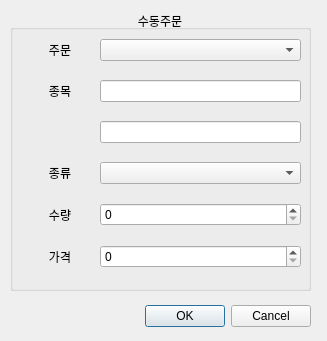
<?xml version="1.0" encoding="UTF-8"?>
<ui version="4.0">
 <class>Dialog</class>
 <widget class="QDialog" name="Dialog">
  <property name="windowModality">
   <enum>Qt::NonModal</enum>
  </property>
  <property name="geometry">
   <rect>
    <x>0</x>
    <y>0</y>
    <width>327</width>
    <height>341</height>
   </rect>
  </property>
  <property name="windowTitle">
   <string>Dialog</string>
  </property>
  <widget class="QDialogButtonBox" name="buttonBox">
   <property name="geometry">
    <rect>
     <x>10</x>
     <y>301</y>
     <width>301</width>
     <height>31</height>
    </rect>
   </property>
   <property name="orientation">
    <enum>Qt::Horizontal</enum>
   </property>
   <property name="standardButtons">
    <set>QDialogButtonBox::Cancel|QDialogButtonBox::Ok</set>
   </property>
  </widget>
  <widget class="QGroupBox" name="groupBox">
   <property name="geometry">
    <rect>
     <x>10</x>
     <y>10</y>
     <width>301</width>
     <height>281</height>
    </rect>
   </property>
   <property name="title">
    <string>수동주문</string>
   </property>
   <property name="alignment">
    <set>Qt::AlignCenter</set>
   </property>
   <widget class="QWidget" name="gridLayoutWidget">
    <property name="geometry">
     <rect>
      <x>0</x>
      <y>10</y>
      <width>301</width>
      <height>271</height>
     </rect>
    </property>
    <layout class="QGridLayout" name="gridLayout">
     <property name="sizeConstraint">
      <enum>QLayout::SetNoConstraint</enum>
     </property>
     <property name="leftMargin">
      <number>10</number>
     </property>
     <property name="rightMargin">
      <number>10</number>
     </property>
     <property name="spacing">
      <number>0</number>
     </property>
     <item row="0" column="0">
      <widget class="QLabel" name="label">
       <property name="minimumSize">
        <size>
         <width>80</width>
         <height>0</height>
        </size>
       </property>
       <property name="baseSize">
        <size>
         <width>0</width>
         <height>0</height>
        </size>
       </property>
       <property name="text">
        <string>주문</string>
       </property>
       <property name="alignment">
        <set>Qt::AlignCenter</set>
       </property>
      </widget>
     </item>
     <item row="0" column="1">
      <widget class="QComboBox" name="combo_order_type"/>
     </item>
     <item row="5" column="0">
      <widget class="QLabel" name="label_4">
       <property name="minimumSize">
        <size>
         <width>80</width>
         <height>0</height>
        </size>
       </property>
       <property name="baseSize">
        <size>
         <width>0</width>
         <height>0</height>
        </size>
       </property>
       <property name="text">
        <string>가격</string>
       </property>
       <property name="alignment">
        <set>Qt::AlignCenter</set>
       </property>
      </widget>
     </item>
     <item row="3" column="1">
      <widget class="QComboBox" name="combo_price_type"/>
     </item>
     <item row="4" column="0">
      <widget class="QLabel" name="label_3">
       <property name="minimumSize">
        <size>
         <width>80</width>
         <height>0</height>
        </size>
       </property>
       <property name="baseSize">
        <size>
         <width>0</width>
         <height>0</height>
        </size>
       </property>
       <property name="text">
        <string>수량</string>
       </property>
       <property name="alignment">
        <set>Qt::AlignCenter</set>
       </property>
      </widget>
     </item>
     <item row="1" column="1">
      <widget class="QLineEdit" name="edit_name">
       <property name="readOnly">
        <bool>true</bool>
       </property>
      </widget>
     </item>
     <item row="1" column="0">
      <widget class="QLabel" name="label_2">
       <property name="minimumSize">
        <size>
         <width>80</width>
         <height>0</height>
        </size>
       </property>
       <property name="baseSize">
        <size>
         <width>0</width>
         <height>0</height>
        </size>
       </property>
       <property name="text">
        <string>종목</string>
       </property>
       <property name="alignment">
        <set>Qt::AlignCenter</set>
       </property>
      </widget>
     </item>
     <item row="2" column="1">
      <widget class="QLineEdit" name="edit_code">
       <property name="readOnly">
        <bool>true</bool>
       </property>
      </widget>
     </item>
     <item row="3" column="0">
      <widget class="QLabel" name="label_5">
       <property name="minimumSize">
        <size>
         <width>80</width>
         <height>0</height>
        </size>
       </property>
       <property name="baseSize">
        <size>
         <width>0</width>
         <height>0</height>
        </size>
       </property>
       <property name="text">
        <string>종류</string>
       </property>
       <property name="alignment">
        <set>Qt::AlignCenter</set>
       </property>
      </widget>
     </item>
     <item row="5" column="1">
      <widget class="QSpinBox" name="spin_price">
       <property name="maximum">
        <number>10000000</number>
       </property>
      </widget>
     </item>
     <item row="4" column="1">
      <widget class="QSpinBox" name="spin_quantity"/>
     </item>
    </layout>
   </widget>
  </widget>
 </widget>
 <resources/>
 <connections>
  <connection>
   <sender>buttonBox</sender>
   <signal>accepted()</signal>
   <receiver>Dialog</receiver>
   <slot>accept()</slot>
   <hints>
    <hint type="sourcelabel">
     <x>248</x>
     <y>254</y>
    </hint>
    <hint type="destinationlabel">
     <x>157</x>
     <y>274</y>
    </hint>
   </hints>
  </connection>
  <connection>
   <sender>buttonBox</sender>
   <signal>rejected()</signal>
   <receiver>Dialog</receiver>
   <slot>reject()</slot>
   <hints>
    <hint type="sourcelabel">
     <x>316</x>
     <y>260</y>
    </hint>
    <hint type="destinationlabel">
     <x>286</x>
     <y>274</y>
    </hint>
   </hints>
  </connection>
 </connections>
</ui>
